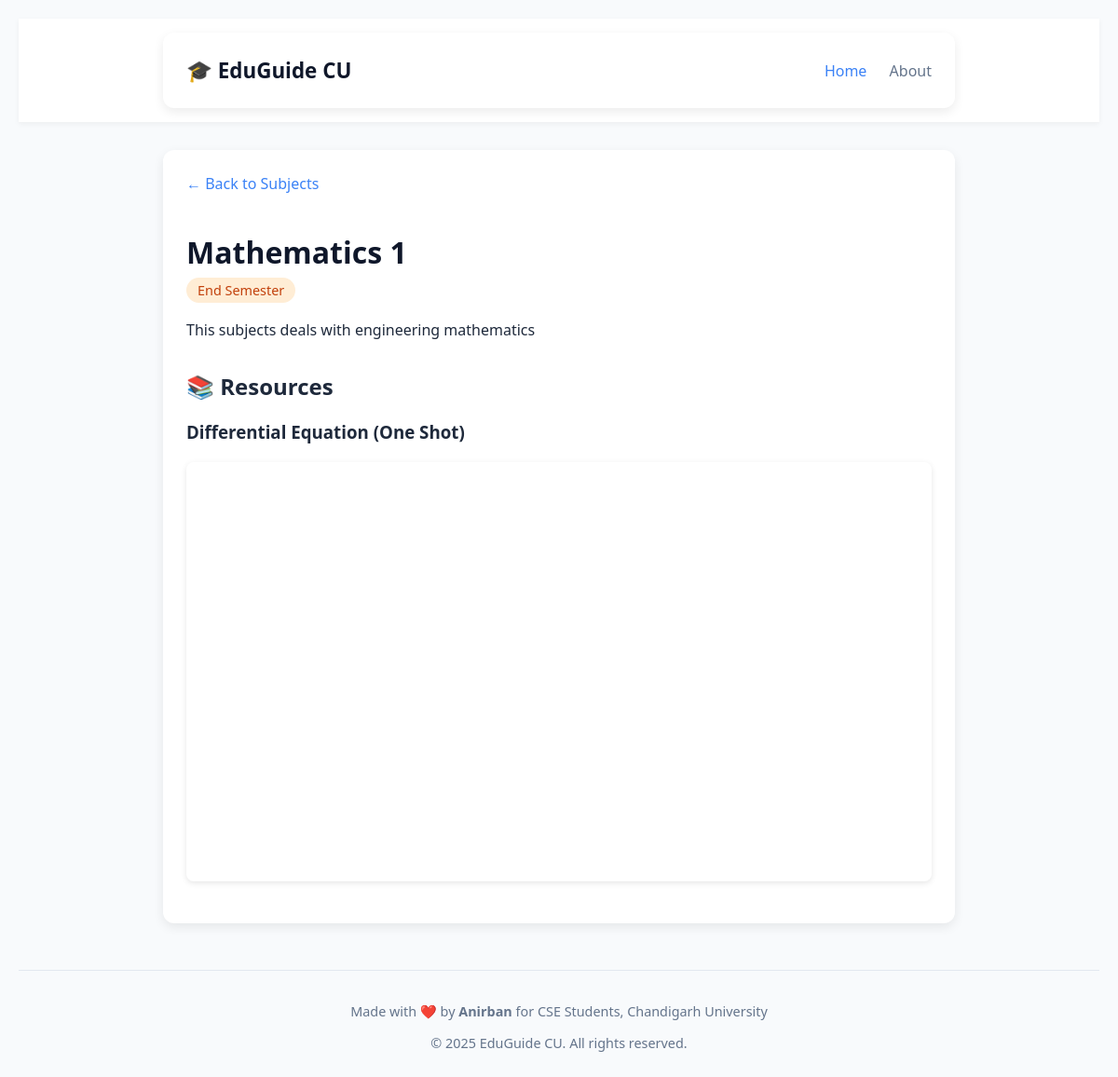
The app's page /subject/2/, older data.
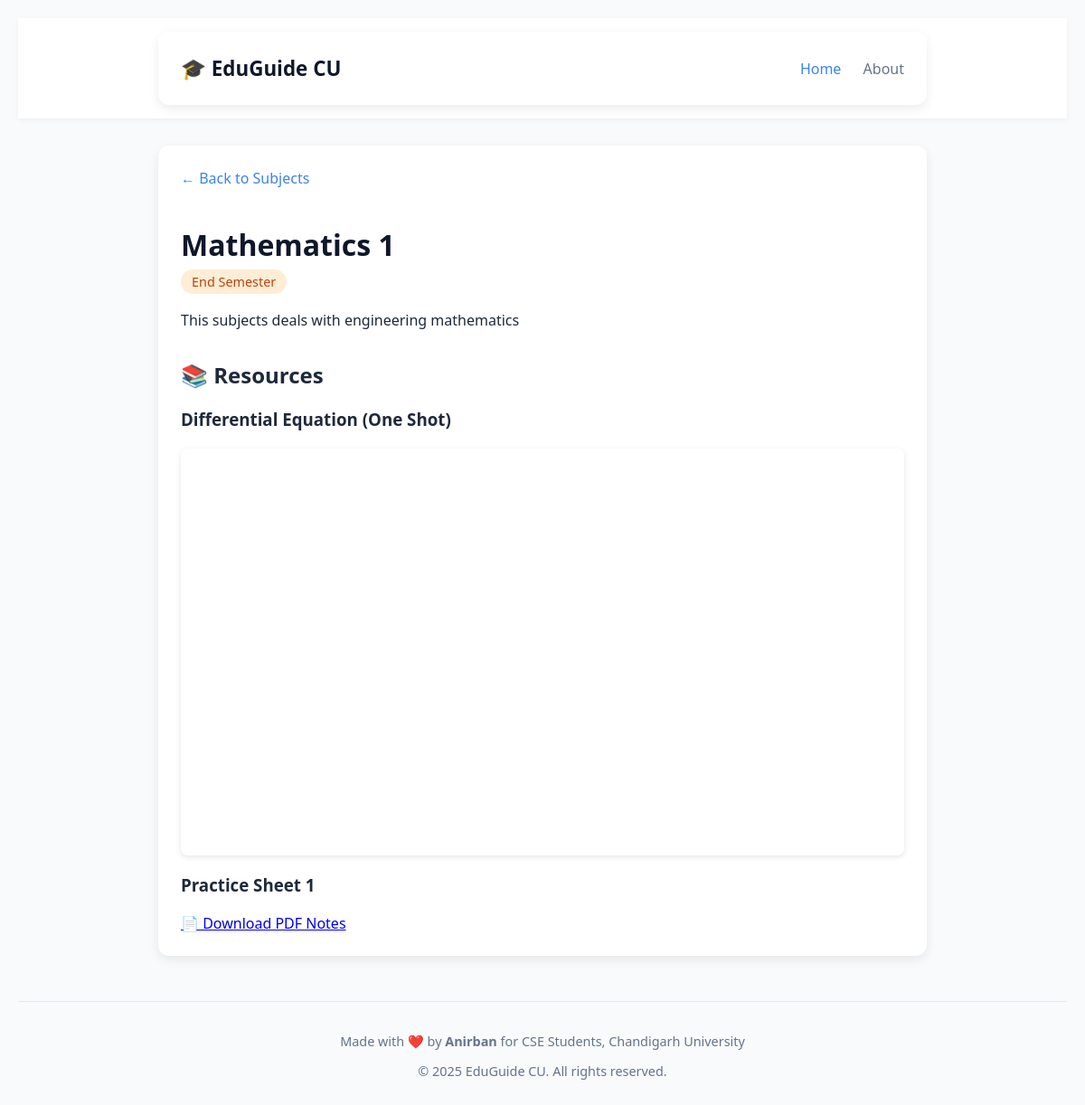
The same page, newer data.
### core/models.py (models this page shows, shortened)
class Subject(models.Model):
    EXAM_CHOICES = [
        ('MST-1', 'MST-1'),
        ('MST-2', 'MST-2'),
        ('EST', 'End Semester'),
    ]
    name = models.CharField(max_length=100)
    exam_type = models.CharField(max_length=10, choices=EXAM_CHOICES)
    description = models.TextField(blank=True)

class Resource(models.Model):
    RESOURCE_TYPE_CHOICES = [
        ('video', 'YouTube Video'),
        ('pdf', 'PDF Notes'),
    ]
    subject = models.ForeignKey(Subject, on_delete=models.CASCADE, related_name='resources')
    resource_type = models.CharField(max_length=10, choices=RESOURCE_TYPE_CHOICES)
    title = models.CharField(max_length=200)
    video_id = models.CharField(max_length=50, blank=True, help_text="YouTube video ID (e.g., dQw4w9WgXcQ)")
    pdf_file = models.FileField(upload_to='pdfs/', blank=True, null=True)
    def get_embed_url(self):
        if self.resource_type == 'video' and self.video_id:
            return f"https://www.youtube.com/embed/{self.video_id}"
        return None

### core/views.py (the view)
# urls.py: path('subject/<int:subject_id>/', views.subject_detail, name='subject_detail'),
def subject_detail(request, subject_id):
    subject = get_object_or_404(Subject, id=subject_id)
    return render(request, 'subject_detail.html', {'subject': subject})

### core/templates/subject_detail.html (shortened to what this page needs)
<!DOCTYPE html>
<html lang="en">
<head>
</head>
<body>
    <nav style="background: white; box-shadow: 0 2px 6px rgba(0,0,0,0.05); padding: 15px 0; margin-bottom: 30px;">
        <div class="container" style="max-width: 800px; margin: 0 auto; display: flex; justify-content: space-between; align-items: center;">
            <a href="{% url 'home' %}" style="font-size: 1.4em; font-weight: 700; color: #0f172a; text-decoration: none;">
                🎓 EduGuide CU
            </a>
            <div>
                <a href="{% url 'home' %}" style="margin-right: 20px; color: #3b82f6; text-decoration: none;">Home</a>
                <a href="#" style="color: #64748b; text-decoration: none;">About</a>
            </div>
        </div>
    </nav>
    <div class="container">
        <a href="{% url 'home' %}" class="back-link">← Back to Subjects</a>
        <header>
            <h1>{{ subject.name }}</h1>
            <span class="exam-tag">{{ subject.get_exam_type_display }}</span>
        </header>
        {% if subject.description %}
            <div class="description">
                {{ subject.description }}
            </div>
        {% endif %}
        <div class="resources">
            <h2>📚 Resources</h2>
            {% if subject.resources.all %}
                {% for resource in subject.resources.all %}
                    <h3>{{ resource.title }}</h3>
                    {% if resource.resource_type == 'video' and resource.video_id %}
                        <div class="video-container">
                            <iframe src="{{ resource.get_embed_url }}"
                                    allow="accelerometer; autoplay; clipboard-write; encrypted-media; gyroscope; picture-in-picture"
                                    allowfullscreen>
                            </iframe>
                        </div>
                    {% elif resource.resource_type == 'pdf' and resource.pdf_file %}
                        <a href="{{ resource.pdf_file.url }}" class="pdf-link" target="_blank">📄 Download PDF Notes</a>
                    {% endif %}
                {% endfor %}
            {% else %}
                <p>No resources added yet.</p>
            {% endif %}
        </div>
    </div>
<footer style="margin-top: 50px; padding-top: 20px; border-top: 1px solid #e2e8f0; text-align: center; color: #64748b; font-size: 0.9em;">
    <p>Made with ❤️ by <strong>Anirban</strong> for CSE Students, Chandigarh University</p>
    <p>© 2025 EduGuide CU. All rights reserved.</p>
</footer>
</body>
</html>

### core/templates/subject_detail.html (style rules this page uses)
body { font-family: 'Segoe UI', sans-serif; background: #f8fafc; margin: 0; padding: 20px; color: #1e293b; }
.container { max-width: 800px; margin: 0 auto; background: white; padding: 25px; border-radius: 12px; box-shadow: 0 4px 12px rgba(0,0,0,0.08); }
header { margin-bottom: 20px; }
h1 { color: #0f172a; margin-bottom: 8px; }
.exam-tag { background: #ffedd5; color: #c2410c; padding: 4px 12px; border-radius: 20px; font-size: 0.9em; }
.description { margin: 15px 0; line-height: 1.6; }
.resources h2 { margin-top: 30px; color: #1e293b; }
.video-container { margin: 20px 0; position: relative; padding-bottom: 56.25%; height: 0; overflow: hidden; border-radius: 8px; box-shadow: 0 2px 6px rgba(0,0,0,0.1); }
.video-container iframe { position: absolute; top: 0; left: 0; width: 100%; height: 100%; border: none; }
a.back-link { display: inline-block; margin-bottom: 20px; color: #3b82f6; text-decoration: none; }

Row changes from the older to the newer data that the page shows:
added Resource: title "Practice Sheet 1"
